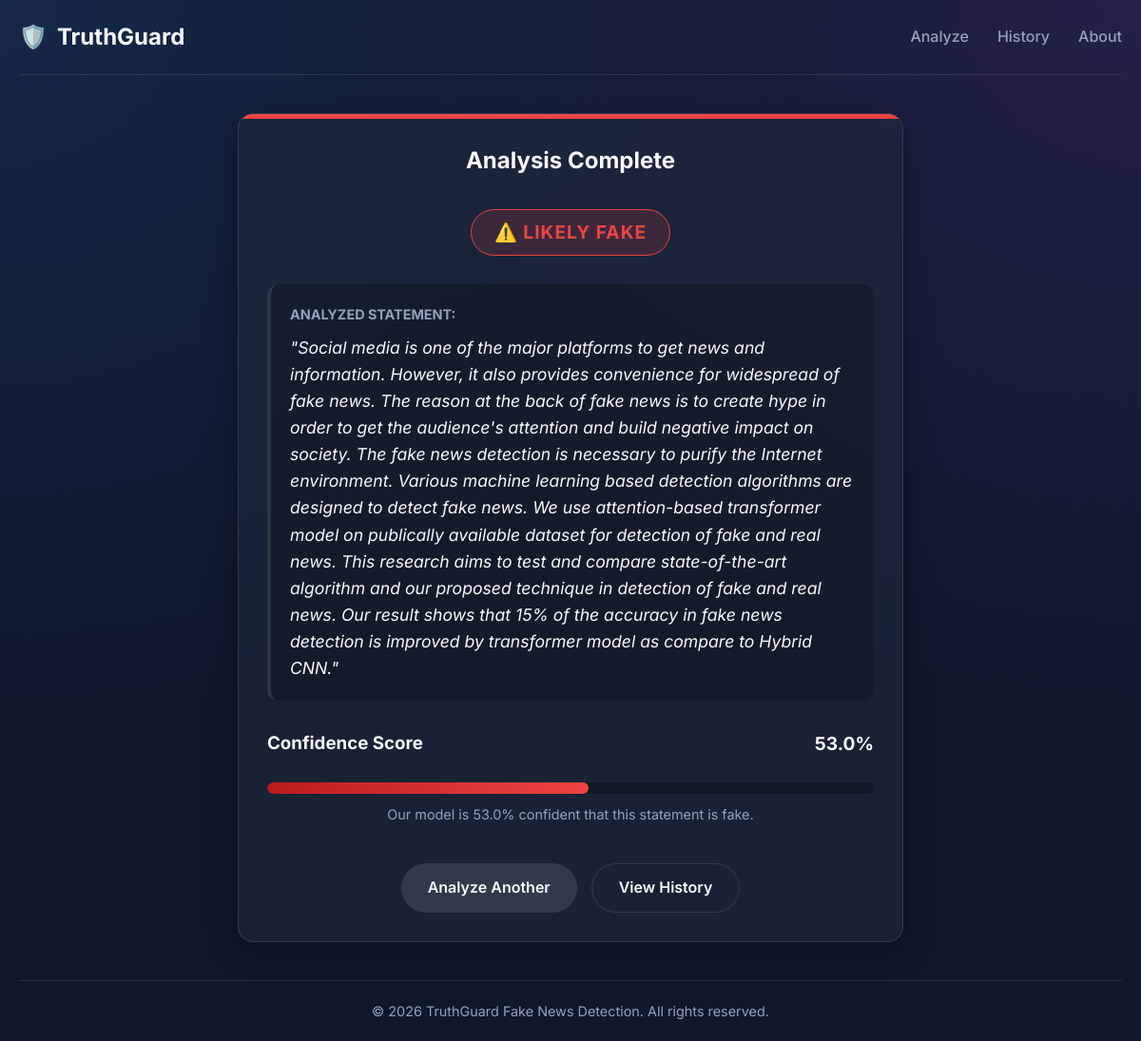
/result/3/, run on the app's committed database.
### detector/models.py (models this page shows, shortened)
class Prediction(models.Model):
    LABEL_CHOICES = [
        ('REAL', 'Real'),
        ('FAKE', 'Fake'),
    ]
    statement = models.TextField(help_text="The news statement submitted by the user.")
    label = models.CharField(
        max_length=4,
        choices=LABEL_CHOICES,
        help_text="Predicted label: REAL or FAKE.",
    )
    confidence = models.FloatField(
        help_text="Model confidence score (0.0 – 1.0)."
    )
    created_at = models.DateTimeField(
        auto_now_add=True,
        help_text="Timestamp when the prediction was made.",
    )
    class Meta:
        ordering = ['-created_at']
        verbose_name = 'Prediction'
        verbose_name_plural = 'Predictions'
    @property
    def is_fake(self):
        return self.label == 'FAKE'

### detector/views.py (the view)
# urls.py: path('result/<int:pk>/', views.result, name='result'),
@require_http_methods(["GET"])
def result(request, pk):
    prediction = get_object_or_404(Prediction, pk=pk)
    similar_count = Prediction.objects.filter(label=prediction.label).count()
    context = {
        'prediction': prediction,
        'confidence_pct': round(prediction.confidence * 100, 1),
        'similar_count': similar_count,
    }
    return render(request, 'detector/result.html', context)

### detector/templates/detector/result.html (shortened to what this page needs)
{% extends 'detector/base.html' %}
{% block content %}
<div class="result-container">
    <div class="glass-card result-card {% if prediction.is_fake %}is-fake{% else %}is-real{% endif %}">
        <div class="result-header">
            <h2>Analysis Complete</h2>
            <div class="result-badge {% if prediction.is_fake %}badge-fake{% else %}badge-real{% endif %}">
                {% if prediction.is_fake %}
                    ⚠️ LIKELY FAKE
                {% else %}
                    ✅ LIKELY REAL
                {% endif %}
            </div>
        </div>
        <div class="statement-box">
            <h3>Analyzed Statement:</h3>
            <p>"{{ prediction.statement }}"</p>
        </div>
        <div class="confidence-section">
            <div class="confidence-header">
                <h3>Confidence Score</h3>
                <span class="confidence-value">{{ confidence_pct }}%</span>
            </div>
            <div class="progress-bar-bg">
                <div class="progress-bar-fill {% if prediction.is_fake %}fill-fake{% else %}fill-real{% endif %}"
                     style="width: {{ confidence_pct }}%;"></div>
            </div>
            <p class="confidence-help">
                Our model is {{ confidence_pct }}% confident that this statement is {{ prediction.label|lower }}.
            </p>
        </div>
        <div class="result-actions">
            <a href="{% url 'home' %}" class="btn-secondary">Analyze Another</a>
            <a href="{% url 'history' %}" class="btn-outline">View History</a>
        </div>
    </div>
</div>
{% endblock %}

### detector/static/detector/css/style.css (style rules this page uses)
:root { --bg-dark: #0f172a; --bg-card: rgba(30, 41, 59, 0.7); --text-primary: #f8fafc; --text-secondary: #94a3b8; --accent-primary: #3b82f6; --accent-hover: #2563eb; --color-real: #10b981; --color-real-bg: rgba(16, 185, 129, 0.15); --color-fake: #ef4444; --color-fake-bg: rgba(239, 68, 68, 0.15); --border-glass: rgba(255, 255, 255, 0.1); --shadow-glass: 0 8px 32px 0 rgba(0, 0, 0, 0.37); --border-radius: 16px; --transition: all 0.3s ease; }
* { margin: 0; padding: 0; box-sizing: border-box; }
body { font-family: 'Inter', sans-serif; background-color: var(--bg-dark); background-image: radial-gradient(at 0% 0%, rgba(59, 130, 246, 0.15) 0px, transparent 50%), radial-gradient(at 100% 0%, rgba(139, 92, 246, 0.15) 0px, transparent 50%); background-attachment: fixed; color: var(--text-primary); line-height: 1.6; min-height: 100vh; }
h1, h2, h3 { font-weight: 700; margin-bottom: 1rem; }
a { color: var(--accent-primary); text-decoration: none; transition: var(--transition); }
.glass-card { background: var(--bg-card); backdrop-filter: blur(12px); -webkit-backdrop-filter: blur(12px); border: 1px solid var(--border-glass); border-radius: var(--border-radius); box-shadow: var(--shadow-glass); padding: 30px; }
.btn-primary, .btn-secondary, .btn-outline { display: inline-flex; align-items: center; justify-content: center; gap: 8px; padding: 12px 28px; border-radius: 50px; font-weight: 600; font-size: 1rem; cursor: pointer; border: none; transition: var(--transition); }
.btn-secondary { background: rgba(255, 255, 255, 0.1); color: var(--text-primary); }
.btn-outline { background: transparent; border: 1px solid var(--border-glass); color: var(--text-primary); }
.result-container { max-width: 700px; margin: 0 auto; }
.result-card { text-align: center; position: relative; overflow: hidden; }
.result-card::before { content: ''; position: absolute; top: 0; left: 0; right: 0; height: 5px; }
.result-card.is-fake::before { background: var(--color-fake); }
.result-header { margin-bottom: 30px; }
.result-badge { display: inline-block; padding: 8px 24px; border-radius: 50px; font-weight: 700; font-size: 1.2rem; letter-spacing: 1px; margin-top: 15px; }
.badge-fake { background: var(--color-fake-bg); color: var(--color-fake); border: 1px solid var(--color-fake); }
.statement-box { background: rgba(0, 0, 0, 0.2); padding: 20px; border-radius: 12px; margin-bottom: 30px; text-align: left; border-left: 4px solid var(--border-glass); }
.statement-box h3 { font-size: 0.9rem; color: var(--text-secondary); text-transform: uppercase; margin-bottom: 10px; }
.statement-box p { font-size: 1.1rem; font-style: italic; }
.confidence-section { margin-bottom: 40px; }
.confidence-header { display: flex; justify-content: space-between; margin-bottom: 10px; }
.confidence-value { font-weight: 700; font-size: 1.2rem; }
.progress-bar-bg { height: 12px; background: rgba(0, 0, 0, 0.3); border-radius: 10px; overflow: hidden; }
.progress-bar-fill { height: 100%; border-radius: 10px; transition: width 1.5s cubic-bezier(0.22, 1, 0.36, 1); }
.fill-fake { background: linear-gradient(90deg, #b91c1c, var(--color-fake)); }
.confidence-help { margin-top: 10px; color: var(--text-secondary); font-size: 0.9rem; }
.result-actions { display: flex; gap: 15px; justify-content: center; }

### data on the page
Prediction: statement "Social media is one of the major platforms to get news and information. However, it also provides convenience for widespread of fake news. The reason at the back of fake news is to create hype in order to get the audience's attention and build negative impact on society. The fake news detection is necessary to purify the Internet environment. Various machine learning based detection algorithms are designed to detect fake news. We use attention-based transformer model on publically available dataset for detection of fake and real news. This research aims to test and compare state-of-the-art algorithm and our proposed technique in detection of fake and real news. Our result shows that 15% of…", label "fake"

### other printed values
{{ confidence_pct }} "53.0"
